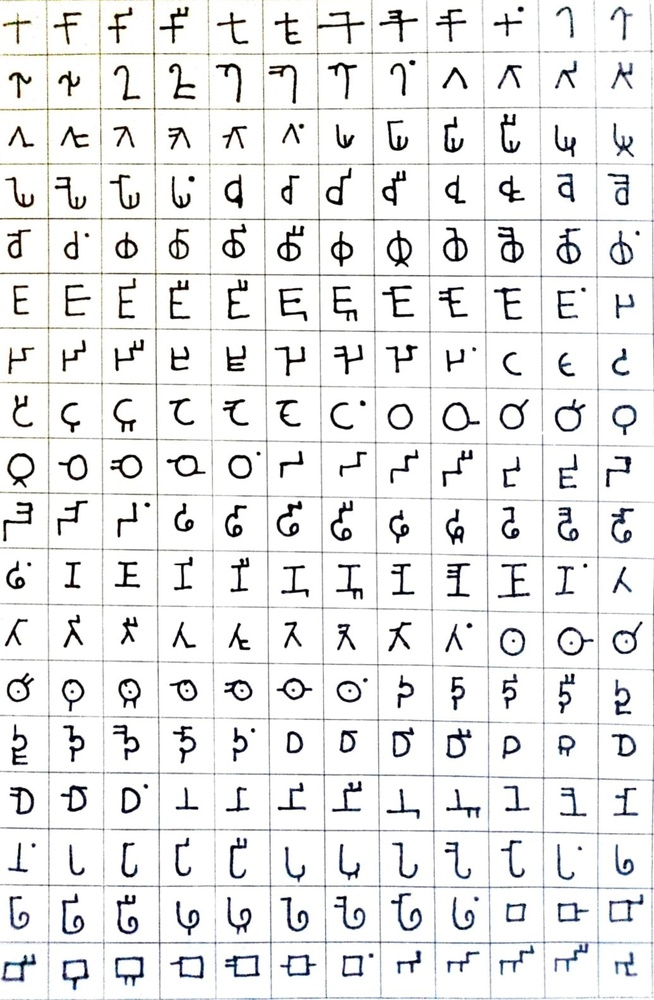
#> input picture 1.jpg, 654 x 1000 px, shrunk from 1035 x 1583 before the run
$ python all.py
#> lines starting #> are read from the running program, lines starting #| are printed output that depends on the picture
from PIL import Image
import os

def crop_and_save(image_path, output_folder):
    # Open the image
#> called with image_path = '1.jpg', output_folder = 'all'
    original_image = Image.open(image_path)
#> original_image is the input picture: PIL image 654x1000 RGB; mean R, G, B 233.8, 234, 234

    # Get the dimensions of the original image
    width, height = original_image.size
#> width = 654; height = 1000

    # Define the size of each cropped part
    crop_width = width // 12
#> crop_width = 54
    crop_height = height // 18
#> crop_height = 55

    # Create output folders if they don't exist
    os.makedirs(output_folder, exist_ok=True)

    # Loop through each row
    for i in range(12):
        # Loop through each column
        for j in range(18):
            # Calculate the coordinates for cropping
            left = i * crop_width
            upper = j * crop_height
            right = left + crop_width
            lower = upper + crop_height

            # Crop the image
            cropped_image = original_image.crop((left, upper, right, lower))

            # Save the cropped image to the output folder
            output_path = os.path.join(output_folder, f"part_{i}_{j}.png")
            cropped_image.save(output_path)
#> this loop made 12 passes
#> pass 1, in crop_and_save, `cropped_image.save(output_path)`:
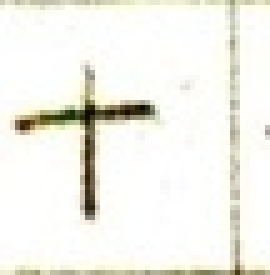
#> saved as part_0_0.png: PIL image 54x55 RGB (shown 5 times larger); mean R, G, B 241.9, 241.3, 233.7
#> pass 1, in crop_and_save, `cropped_image.save(output_path)`:
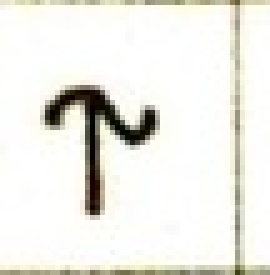
#> saved as part_0_1.png: PIL image 54x55 RGB (shown 5 times larger); mean R, G, B 236.7, 236, 229.7
#> pass 1, in crop_and_save, `cropped_image.save(output_path)`:
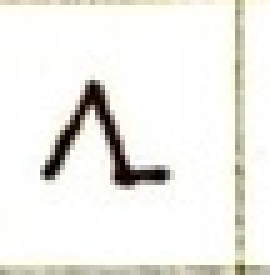
#> saved as part_0_2.png: PIL image 54x55 RGB (shown 5 times larger); mean R, G, B 239, 238.3, 233.2
#> pass 1, in crop_and_save, `cropped_image.save(output_path)`:
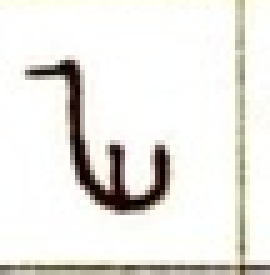
#> saved as part_0_3.png: PIL image 54x55 RGB (shown 5 times larger); mean R, G, B 233.8, 232.2, 227.7
#> after the loop:
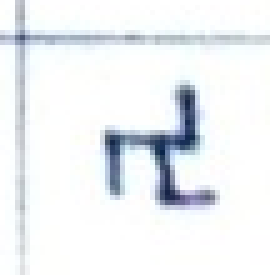
#> cropped_image: PIL image 54x55 RGB (shown 5 times larger); mean R, G, B 237.5, 240.7, 243.4

# Example usage
image_path = "1.jpg"
output_folder = "all"
crop_and_save(image_path, output_folder)
